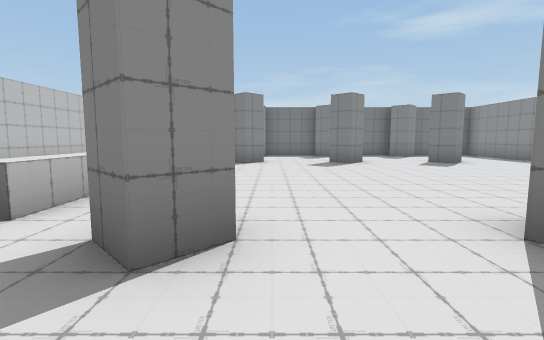
[1] (above)

12 first-person views from a walk through a scene from a Unity 3-D project. The camera is 1.4 m above the floor, tilts 6° down and sees 85° across. The floor is counted in squares, 2 m on a side. Each view is taken from the middle of a square. On the plan, view 1 faces up. The plan holds only what a view shows up to about 10 squares ahead; the rest is blank. The place goes on beyond the plan. The player is left out. Door leaves are left out, so doorways stand open. Some surface patterns are stand-ins.

[2]
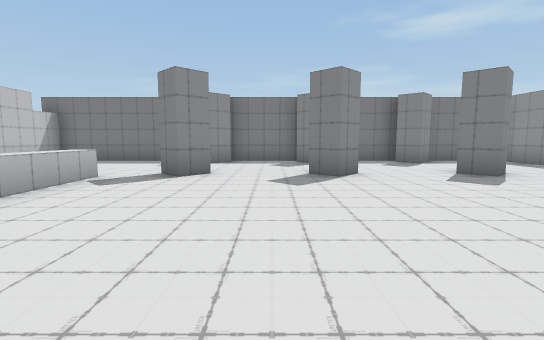

[3]
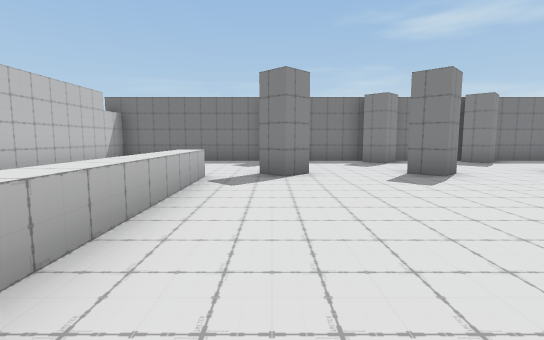

[4]
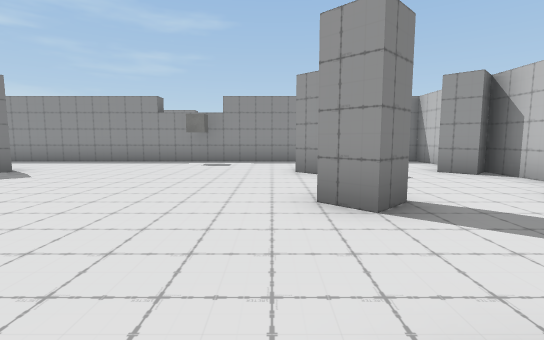

[5]
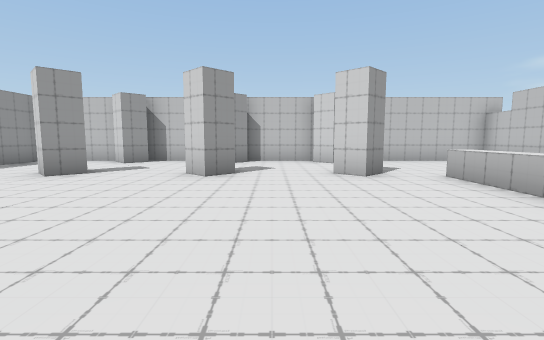

[6]
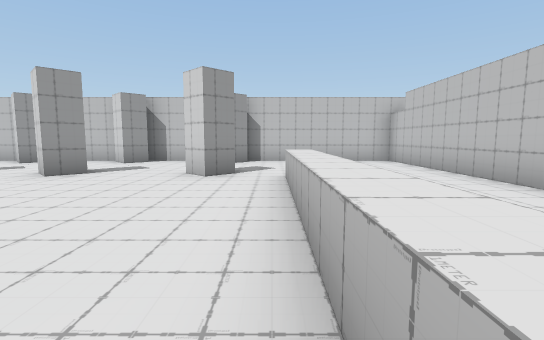

[7]
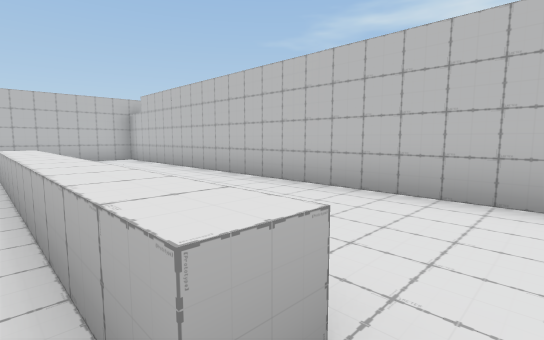

[8]
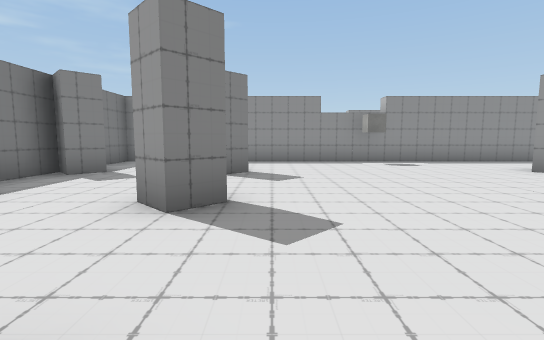

[9]
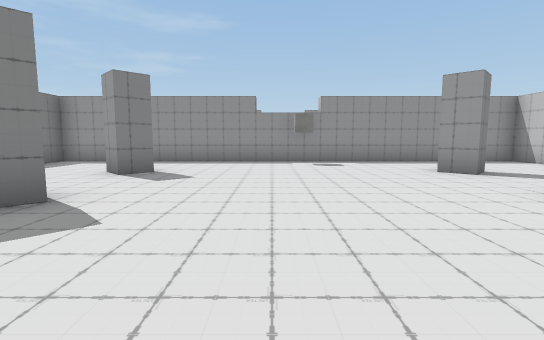

[10]
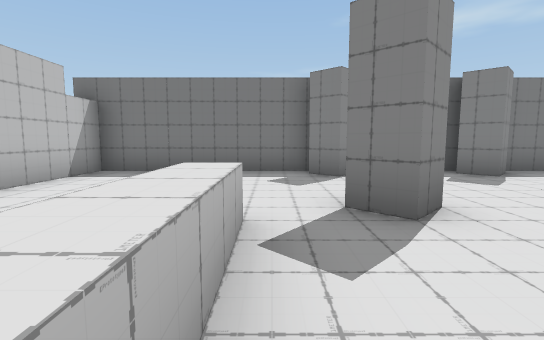

[11]
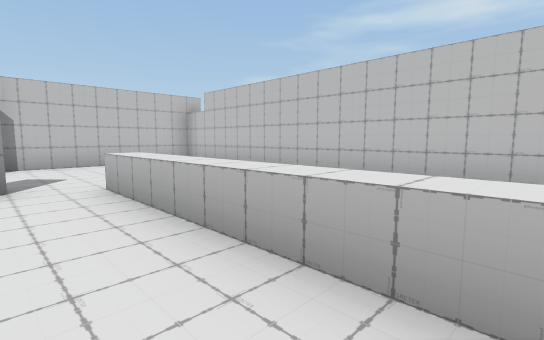

[12]
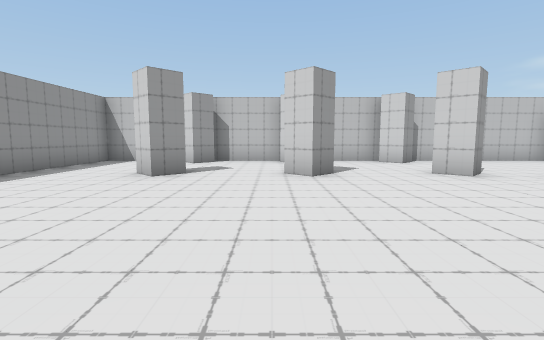

### Floor plan
Key: @ floor where view 1 was taken; # wall or solid block; . floor; ^ raised ledge.
Columns run from 6 left of view 1 to 9 right of it. Each row starts with its distance up from view 1.
 13 ################
 12 #....#..#..#...#
 11 #..............#
 10 #..............#
  9 #....#..#..#...#
  8 #..^...........#
  7 #..^...........#
  6 #. ^...........#
  5 #. ^...........#
  4 #. ^...........#
  3 #. ^...........#
  2 #. ..#..#..#...#
  1 #. ............#
  0 #.....@........#
 -1 #....#..#..#...#
 -2 ################

Where each view was taken, in squares from view 1:
view 1: 0 up, 0 right, facing up
view 2: 3 up, 1 right, facing up
view 3: 3 up, 1 left, facing up
view 4: 3 up, 1 left, facing right
view 5: 8 up, 1 right, facing down
view 6: 8 up, 2 left, facing down
view 7: 9 up, 2 left, facing down-left
view 8: 8 up, 1 left, facing right
view 9: 6 up, 1 left, facing right
view 10: 6 up, 2 left, facing up
view 11: 7 up, 1 left, facing down-left
view 12: 8 up, 3 right, facing down
